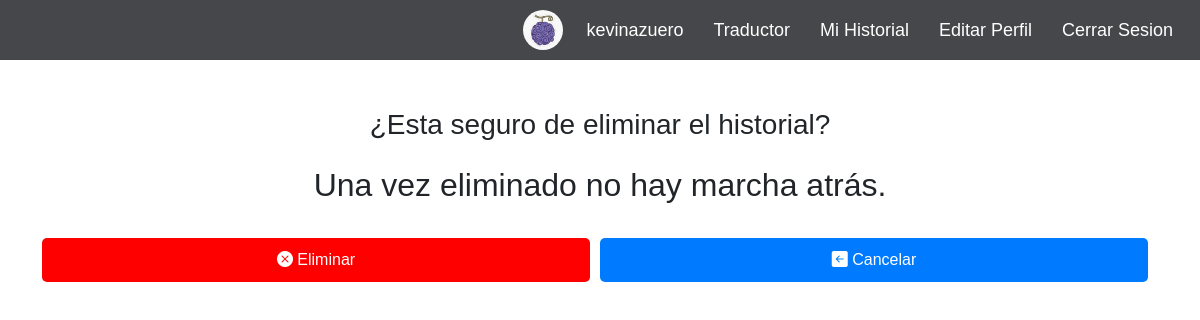
Page /core/historial/clear/ (signed in) on the committed database.
### core/models.py (models this page shows)
class User(AbstractUser):
    image = models.ImageField(
        verbose_name='Archivo de imagen',
        upload_to='users',
        max_length=1024,
        blank=True,
        null=True
    )
    class Meta:
        verbose_name = "Usuario"
        verbose_name_plural = "Usuarios"
    def get_image_url(self):
        return utils.get_image(self.image)

### core/views/historial.py (the view, shortened to what this page needs)
# urls.py: path('historial/clear/', historial.clear_historial.as_view(), name='clear_historial'),
class clear_historial(LoginRequiredMixin, View):
    template_name = 'clean_historial.html'
    success_url = reverse_lazy('core:historial')
    login_url = '/'
    def get(self, request, *args, **kwargs):
        context = {
            'grabar': 'Eliminar historial',
            'description': '¿Esta seguro de eliminar el historial?',
            'back_url': self.success_url,
        }
        return render(request, self.template_name, context)

### traductor/utils.py (called while the page is built)
def get_image(image):
    if image:
        return '{}{}'.format(settings.MEDIA_URL, image)
    return '/static/img/empty.jpeg'

### templates/clean_historial.html (shortened to what this page needs)
{% extends 'Base_form.html' %}
{% block content %}
    <div class="container mt-5">
        <div class="header text-center">
            <h3>{{description}}</h3>
        </div>
        <div class="body text-center mt-4">
            <h2>Una vez eliminado no hay marcha atrás.</h2>
        </div>
        <div class="footer text-center mt-4">
            <form method="POST" action="">
                <div class="botones2">
                <button class="" id="clear" type="submit">
                    <i class="bi bi-x-circle-fill"></i> Eliminar
                </button>
                <a class="" id="noclear" href="{{back_url}}">
                    <i class="bi bi-arrow-left-square-fill"></i> Cancelar
                </a>
                </div>
            </form>
        </div>
    </div>
{% endblock %}

### templates/Base_form.html (shortened to what this page needs)
<!DOCTYPE html>
<html lang="en">
<head>
    {% load static %}
    <link href="https://cdn.jsdelivr.net/npm/bootstrap@5.3.3/dist/css/bootstrap.min.css" rel="stylesheet"
>
    <link rel="stylesheet" href="{% static 'css/login.css' %}">
    <link rel="stylesheet" href="{% static 'css/inicio.css' %}">
    <link rel="stylesheet" href="{% static 'css/historial.css' %}">
    <link href="https://stackpath.bootstrapcdn.com/bootstrap/5.3.0/css/bootstrap.min.css" rel="stylesheet">
    <link href="https://cdn.jsdelivr.net/npm/bootstrap-icons@1.8.0/font/bootstrap-icons.css" rel="stylesheet">
</head>
<body>
        {% if user.is_authenticated %}
        <nav class="">
            <div class="Menu-options">
                <div class="user-info">
                    <img src="{{user.get_image_url}}" alt="Imagen de perfil">
                </div>
                <span class="link-create"> {{user.username}}</span>
                <a href="{% url 'core:inicio' %}" class="link-create">  Traductor </a>
                <a href="{% url 'core:historial' %}" class="link-create">  Mi Historial</a>
                <a href="{% url 'core:editar' %}" class="link-create">  Editar Perfil</a>
                <a href="{% url 'core:salir' %}" class="link-create">  Cerrar Sesion</a>
            </div>
        </nav>
        {% else %}
            <nav class="">
                <div class="Menu-options">
                    <a href="{% url enlace %}" class="link-create">{{ options }}</a>
                </div>
            </nav>
        {% endif %}
        {% block content %}
        {% endblock %}
</body>
</html>

### static/css/login.css (style rules this page uses)
* { padding: 0; margin: 0; font-family: Arial, Helvetica, sans-serif; }
body { background-color: #FCFCFC; }
.Menu-options { background-color: #45474A; height: 60px; display: flex; align-items: center; justify-content: flex-end; margin-bottom: 4%; }
.Menu-options a { text-decoration: none; }
.link-create { font-size: 18px; margin-right: 2%; color: white; transition: 0.5s; border-radius: 3px; padding: 3px; outline: none; }
h2 { font-family: oblique bold 120% cursive; }
form { width: 100%; }
button { margin-top: 20px; width: 100%; padding: 15px; background-color: #007bff; color: #fff; border: none; border-radius: 8px; cursor: pointer; }

### static/css/inicio.css (style rules this page uses)
.user-info img { width: 40px; height: 40px; border-radius: 50%; margin-right: 20px; }

### static/css/historial.css (style rules this page uses)
#clear { margin-top: 10px; margin-right: 10px; display: inline-block; width: 50%; padding: 10px 20px; background-color: red; color: #fff; text-decoration: none; border: none; border-radius: 5px; cursor: pointer; text-align: center; transition: background-color 0.3s ease; font-size: 16px; }
#boton3,#boton4,#noclear { margin-top: 10px; margin-right: 10px; display: inline-block; width: 50%; padding: 10px 20px; background-color: #007bff; color: #fff; text-decoration: none; border: none; border-radius: 5px; cursor: pointer; text-align: center; transition: background-color 0.3s ease; font-size: 16px; }
.botones2 { display: flex; justify-content: space-between; margin-top: 20px }

### rows in the picture
User: get_image_url (picture), username "kevinazuero"

### other values in the picture
{{ description }} "¿Esta seguro de eliminar el historial?"
